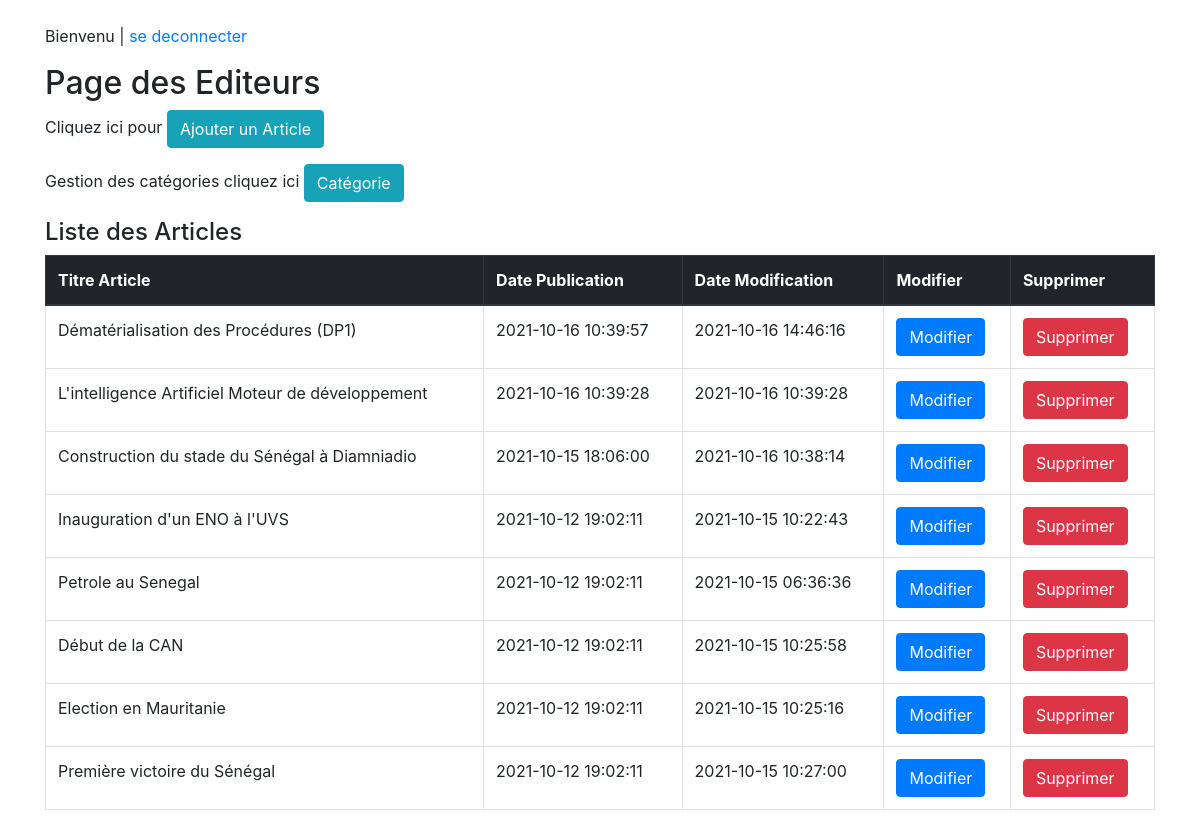
The app's page /dashboad with its own data.
### tables this page shows
CREATE TABLE IF NOT EXISTS `article` (
  `id` int(11) NOT NULL AUTO_INCREMENT,
  `titre` varchar(255) DEFAULT NULL,
  `contenu` text,
  `dateCreation` datetime DEFAULT CURRENT_TIMESTAMP,
  `dateModification` datetime DEFAULT CURRENT_TIMESTAMP,
  `categorie` int(11) DEFAULT NULL,
  PRIMARY KEY (`id`),
  KEY `fk_categorie_article` (`categorie`)
);

### models/dashModel.php (called while the page is built)
<?php
	$req=$bd->query('SELECT * FROM article ORDER BY id DESC');
	$sth=$req->fetchAll();
	return $sth;
 ?>

### vues/dashboad.php (the view, shortened to what this page needs)
<!DOCTYPE html>
<html>
<head>
	<link rel="stylesheet" type="text/css" href="styles/bootstrap.min.css">
</head>
<body>
	<div class="container"><br>
	<p>Bienvenu <?php echo $_SESSION['identifiant']; ?> | <a href="auth">se deconnecter</a></p>
	<h2>Page des Editeurs</h2>
	<p>Cliquez ici pour <a href="ajout"><button type="button" class="btn btn-info">Ajouter un Article</button></a></p>
	<p>Gestion des catégories cliquez ici <a href="gesca"><button type="button" class="btn btn-info">Catégorie</button></a></p>
	<h4>Liste des Articles</h4>
	<table class="table table-bordered">
  <thead class="thead-dark">
    <tr>
      <th scope="col">Titre Article</th>
      <th scope="col">Date Publication</th>
      <th scope="col">Date Modification</th>
      <th scope="col">Modifier</th>
      <th scope="col">Supprimer</th>
    </tr>
  </thead>
  <tbody>
   <?php
		foreach($sth as $n)
		{
			echo '<tr>';
			echo '<td>'.$n['titre'].'</td>';
			echo '<td>'.$n['dateCreation'].'</td>';
			echo '<td>'.$n['dateModification'].'</td>';
			echo "<td>";
              echo "<a href='modifier/".$n['id']."'><button type='button' class='btn btn-primary'>";
              echo 'Modifier';
              echo "</button></a>";
            echo "</td>";
			echo "<td>";
              echo "<a href='delarticle/".$n['id']."'><button type='button' class='btn btn-danger'>";
              echo 'Supprimer';
              echo "</button></a>";
            echo "</td>";
			echo '</tr>';
		}
	?>
  </tbody>
</table>
</div>
</body>
</html>

### index.php (shortened to what this page needs)
<?php
	include_once('connect_bd/bd.php');
	$url='';
	if (isset($_GET['url'])){
		$url=explode('/', $_GET['url']);
	}
	if($url==''){
		$page_num=1;
		require 'models/listeArticle.php';
		require 'vues/articles.php';
	}elseif($url[0]=='info' AND !empty($url[1])){
		$id=$url[1];
		require 'models/infoModel.php';
		require 'vues/info.php';
	}elseif(is_int($url[0])){
		$page_num=$url[0];
		require 'models/listeArticle.php';
		require 'vues/articles.php';
	}elseif($url[0]=='auth'){
		require 'models/authModel.php';
		require 'vues/authentification.php';
	}elseif($url[0]=='dashboad'){
		require 'models/dashModel.php';
		require'vues/dashboad.php';
	}elseif($url[0]=='ajout'){
		require 'models/ajoutModel.php';
		require 'models/categoriesArticle.php';
		require 'vues/ajout.php';
	}elseif($url[0]=='gesca'){
		require 'models/gescaModel.php';
		require 'vues/gesca.php';
	}elseif($url[0]=='ajoutcateg'){
		require 'models/ajoutcategModel.php';
		require 'vues/ajoutcateg.php';
	}
	elseif($url[0]=='delarticle' AND !empty($url[1])){
		$sup=$url[1];
		require 'models/delArticleModel.php';
		require 'vues/delArticle.php';
	}elseif($url[0]=='delarticle' AND $url[1]=='prec'){
		require 'vues/dashboad.php';
	}elseif($url[0]=='modifier' AND !empty($url[1])){
		$mod=$url[1];
		require 'models/categoriesArticle.php';
		require 'models/modifierModel.php';
		require 'vues/modifier.php';
	}elseif($url[0]=='admin'){
		require 'models/adminModel.php';
		require 'vues/admin.php';
	}elseif($url[0]=='dashboadAdmin'){
		require 'models/adminModel.php';
		require 'vues/dashboadAdmin.php';
	}elseif($url[0]=='ajoutuser'){
		require 'models/ajoutUsersModel.php';
		require 'vues/ajoutuser.php';
	}elseif($url[0]=='deluser' AND !empty($url[1])){
		$userdel=$url[1];
		require 'models/deluserModel.php';
		require 'vues/deluser.php';
	}elseif($url[0]=='delcateg' AND !empty($url[1])){
		$categdel=$url[1];
		require 'models/delcategModel.php';
		require 'vues/delcateg.php';
	}elseif($url[0]=='updatecateg' AND !empty($url[1])){
		$upcateg=$url[1];
		require 'models/updatecategModel.php';
		require 'vues/updatecateg.php';
	}
	elseif($url[0]=='logoutAdmin'){
		require 'models/adminModel.php';
		require 'vues/logoutAdmin.php';
	}
	elseif($url[0]=='logout'){
		require 'models/authModel.php';
		require 'vues/authentification.php';
	}elseif ($url[0]=='categories'){
		require 'models/allcategorie.php';
		require 'vues/listeCategorie.php';
	}elseif($url[0]=='ca' AND !empty($url[1])){
		$cat=$url[1];
		include 'models/modelCategorie.php';
		include 'vues/articleParCategorie.php';
	}else{
		$page_num=$url[0];
		require 'models/listeArticle.php';
		require 'vues/articles.php';
	}
 ?>

### records on screen
article: titre "Dématérialisation des Procédures (DP1)", dateCreation "2021-10-16 10:39:57", dateModification "2021-10-16 14:46:16"
article: titre "L'intelligence Artificiel Moteur de développement", dateCreation "2021-10-16 10:39:28", dateModification "2021-10-16 10:39:28"
article: titre "Construction du stade du Sénégal à Diamniadio", dateCreation "2021-10-15 18:06:00", dateModification "2021-10-16 10:38:14"
article: titre "Inauguration d'un ENO à l'UVS", dateCreation "2021-10-12 19:02:11", dateModification "2021-10-15 10:22:43"
article: titre "Petrole au Senegal", dateCreation "2021-10-12 19:02:11", dateModification "2021-10-15 06:36:36"
article: titre "Début de la CAN", dateCreation "2021-10-12 19:02:11", dateModification "2021-10-15 10:25:58"
article: titre "Election en Mauritanie", dateCreation "2021-10-12 19:02:11", dateModification "2021-10-15 10:25:16"
article: titre "Première victoire du Sénégal", dateCreation "2021-10-12 19:02:11", dateModification "2021-10-15 10:27:00"
